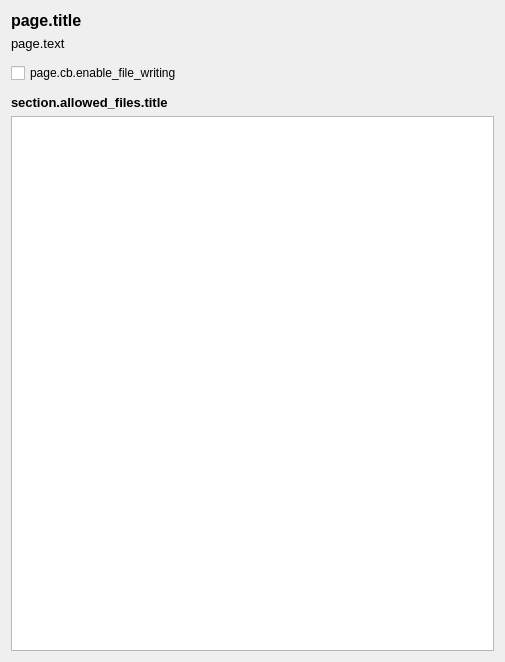
<?xml version="1.0" encoding="UTF-8"?>
<ui version="4.0">
 <class>FileWriterOptionsPage</class>
 <widget class="QWidget" name="FileWriterOptionsPage">
  <property name="geometry">
   <rect>
    <x>0</x>
    <y>0</y>
    <width>505</width>
    <height>662</height>
   </rect>
  </property>
  <property name="sizePolicy">
   <sizepolicy hsizetype="Preferred" vsizetype="Preferred">
    <horstretch>0</horstretch>
    <verstretch>0</verstretch>
   </sizepolicy>
  </property>
  <property name="windowTitle">
   <string>window.title</string>
  </property>
  <layout class="QVBoxLayout">
   <property name="spacing">
    <number>6</number>
   </property>
   <item>
    <layout class="QVBoxLayout" name="verticalLayout_4">
     <item>
      <widget class="QLabel" name="page_title">
       <property name="font">
        <font>
         <pointsize>12</pointsize>
         <bold>true</bold>
        </font>
       </property>
       <property name="text">
        <string>page.title</string>
       </property>
      </widget>
     </item>
     <item>
      <widget class="QLabel" name="format_description">
       <property name="sizePolicy">
        <sizepolicy hsizetype="Preferred" vsizetype="Minimum">
         <horstretch>0</horstretch>
         <verstretch>0</verstretch>
        </sizepolicy>
       </property>
       <property name="font">
        <font>
         <pointsize>10</pointsize>
         <bold>false</bold>
        </font>
       </property>
       <property name="text">
        <string>page.text</string>
       </property>
       <property name="textFormat">
        <enum>Qt::MarkdownText</enum>
       </property>
       <property name="alignment">
        <set>Qt::AlignLeading|Qt::AlignLeft|Qt::AlignTop</set>
       </property>
       <property name="wordWrap">
        <bool>false</bool>
       </property>
      </widget>
     </item>
     <item>
      <spacer name="verticalSpacer">
       <property name="orientation">
        <enum>Qt::Vertical</enum>
       </property>
       <property name="sizeType">
        <enum>QSizePolicy::Fixed</enum>
       </property>
       <property name="sizeHint" stdset="0">
        <size>
         <width>20</width>
         <height>6</height>
        </size>
       </property>
      </spacer>
     </item>
     <item>
      <widget class="QCheckBox" name="enable_file_writing">
       <property name="text">
        <string>page.cb.enable_file_writing</string>
       </property>
       <property name="checked">
        <bool>false</bool>
       </property>
      </widget>
     </item>
     <item>
      <spacer name="verticalSpacer_2">
       <property name="orientation">
        <enum>Qt::Vertical</enum>
       </property>
       <property name="sizeType">
        <enum>QSizePolicy::Fixed</enum>
       </property>
       <property name="sizeHint" stdset="0">
        <size>
         <width>20</width>
         <height>6</height>
        </size>
       </property>
      </spacer>
     </item>
     <item>
      <widget class="QLabel" name="allowed_files_title">
       <property name="font">
        <font>
         <pointsize>10</pointsize>
         <bold>true</bold>
        </font>
       </property>
       <property name="text">
        <string>section.allowed_files.title</string>
       </property>
      </widget>
     </item>
     <item>
      <widget class="QPlainTextEdit" name="allowed_file_paths">
       <property name="sizePolicy">
        <sizepolicy hsizetype="Expanding" vsizetype="MinimumExpanding">
         <horstretch>0</horstretch>
         <verstretch>1</verstretch>
        </sizepolicy>
       </property>
       <property name="minimumSize">
        <size>
         <width>0</width>
         <height>75</height>
        </size>
       </property>
       <property name="plainText">
        <string notr="true"/>
       </property>
       <property name="placeholderText">
        <string>section.allowed_files.placeholder</string>
       </property>
      </widget>
     </item>
    </layout>
   </item>
  </layout>
 </widget>
 <resources/>
 <connections/>
</ui>
